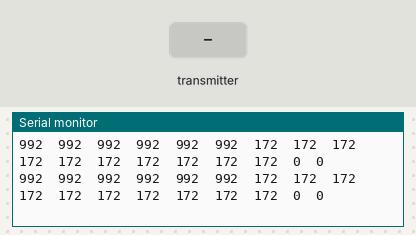
Simulated run of this sketch. Board: Arduino Zero (SAMD21). On the bench: the last lines printed to the serial monitor. Inputs (shaded band) come from the test bench.

Above: at 3.2 s.
3.3 s: the transmitter starts sending ch.0 = 172
At 4.0 s:
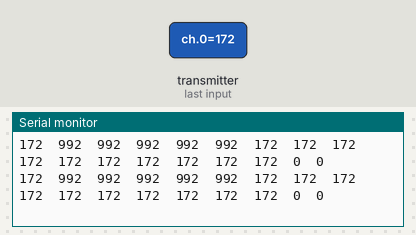
4.8 s: the transmitter starts sending ch.1 = 172
At 5.5 s:
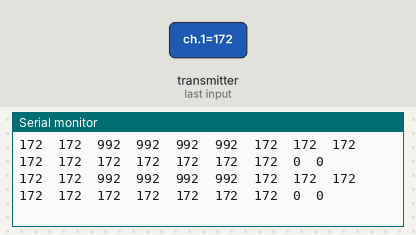
6.3 s: the transmitter starts sending ch.2 = 1811
At 6.8 s:
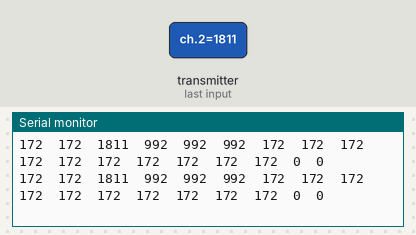
9.3 s: the transmitter starts sending ch.3 = 172
At 9.9 s:
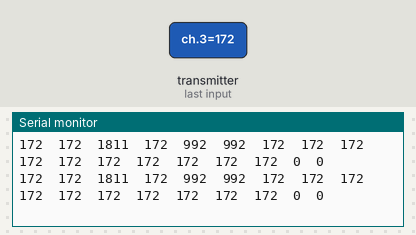
10.8 s: the transmitter starts sending ch.4 = 172
At 11.3 s:
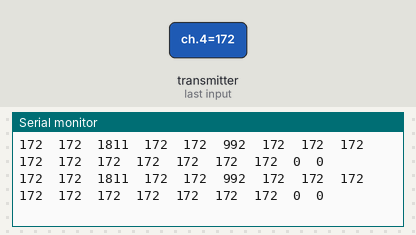
12.3 s: the transmitter starts sending ch.5 = 172
At 13.2 s:
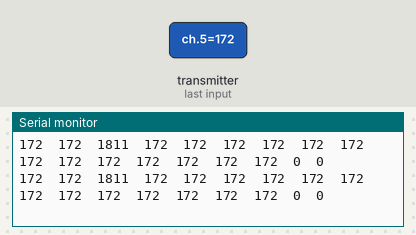

The sketch:

Stable_SBUS_decode_020123.ino
```cpp
#include "sbus.h"
#include "wiring_private.h"
Uart Serial3(&sercom3, 1, 0, SERCOM_RX_PAD_1, UART_TX_PAD_0);
extern Stream *rcSerialPort;
bfs::SbusRx sbus_rx(&Serial3);
bfs::SbusData data;
void SERCOM3_Handler() {
  Serial3.IrqHandler();
}
void setup() {
  Serial.begin(115200);
  while (!Serial) {}
  delay(2000);
  pinPeripheral(1, PIO_SERCOM);  // Assign RX function to pin 1
  Serial.print("Begin SBUS...");
  sbus_rx.Begin();
  Serial.println("ok");
}
void loop() {
  if (sbus_rx.Read()) {
    data = sbus_rx.data();
    for (int8_t i = 0; i < data.NUM_CH; i++) {
      Serial.print(data.ch[i]);
      Serial.print("\t");
    }
    Serial.print(data.lost_frame);
    Serial.print("\t");
    Serial.println(data.failsafe);
  }
}
```

Measured:
- after the input at 3.3 s, the serial monitor: prints a new line at once (image 1)
- after the input at 4.8 s, the serial monitor: prints a new line at once (image 2)
- after the input at 6.3 s, the serial monitor: prints a new line at once (image 3)
- after the input at 9.3 s, the serial monitor: prints a new line at once (image 4)
- after the input at 10.8 s, the serial monitor: prints a new line at once (image 5)
- after the input at 12.3 s, the serial monitor: prints a new line at once (image 6)
